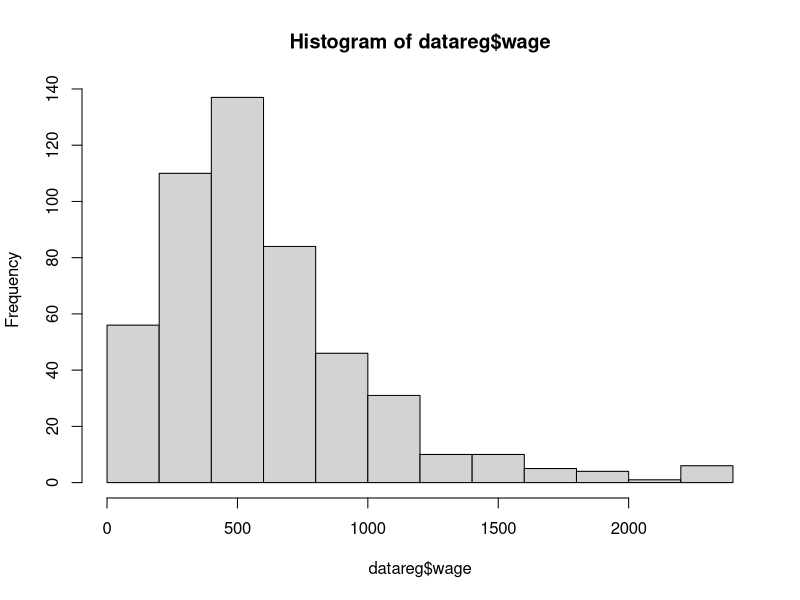
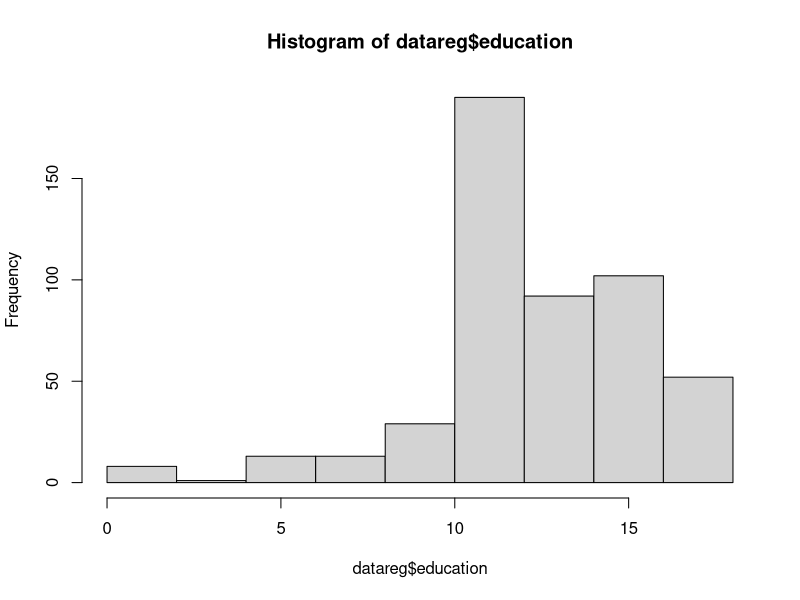
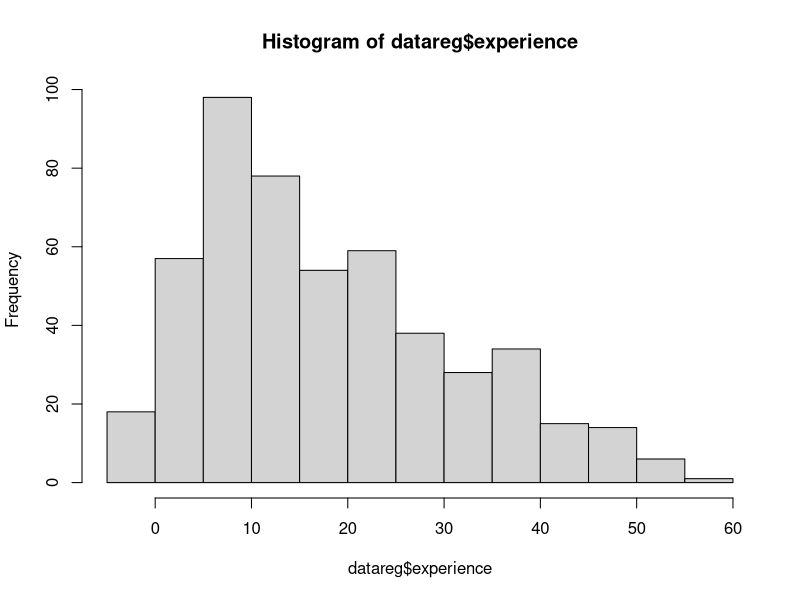
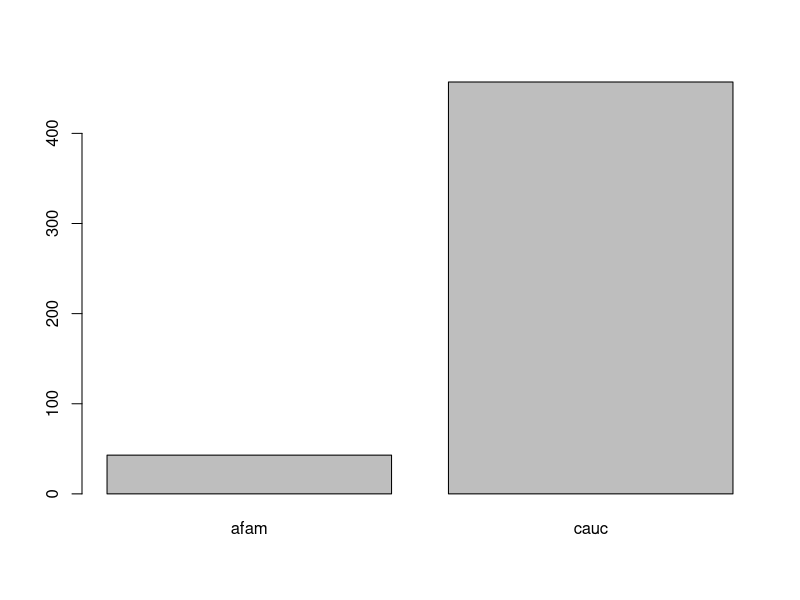
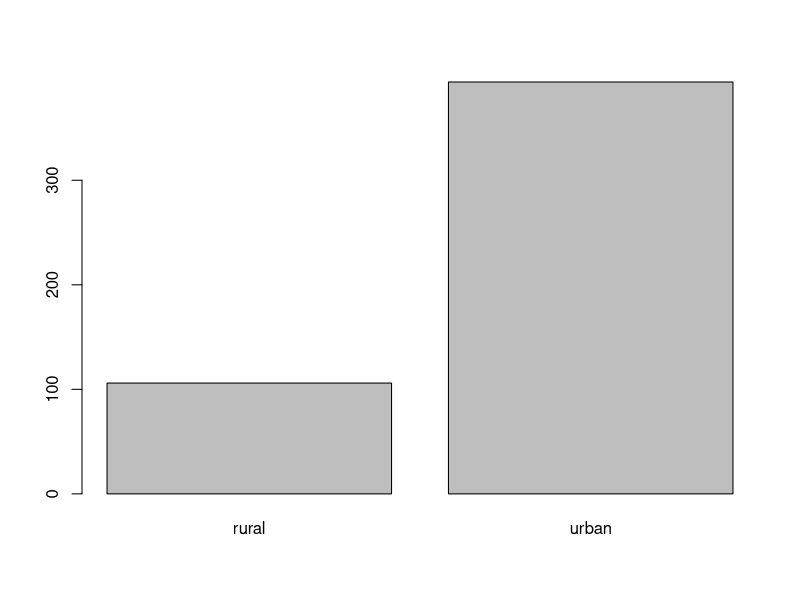
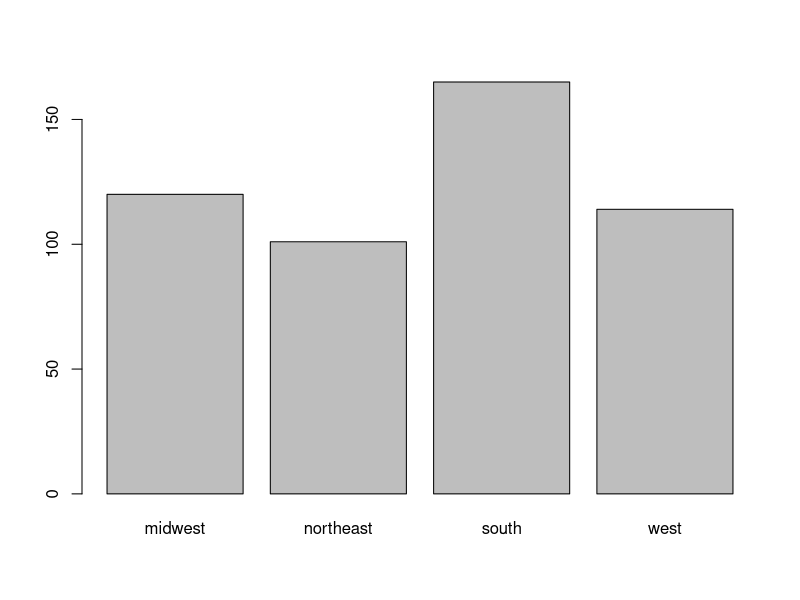
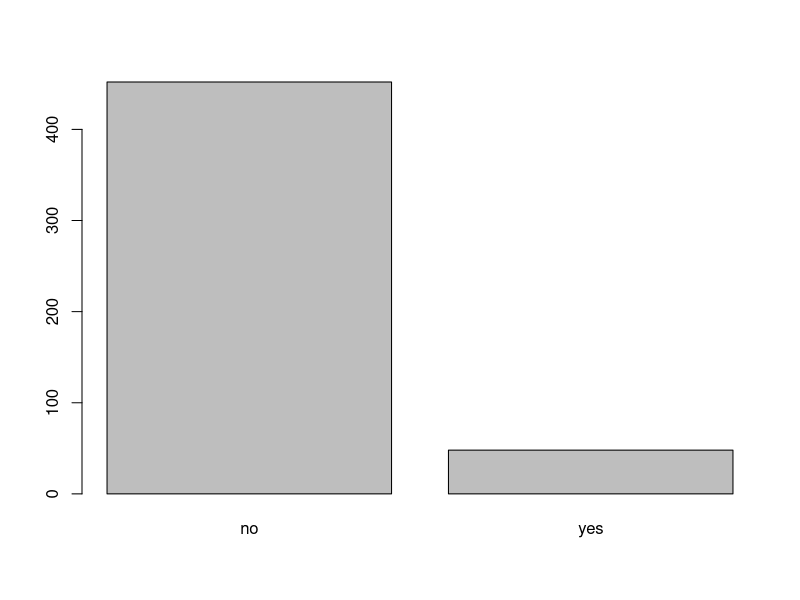
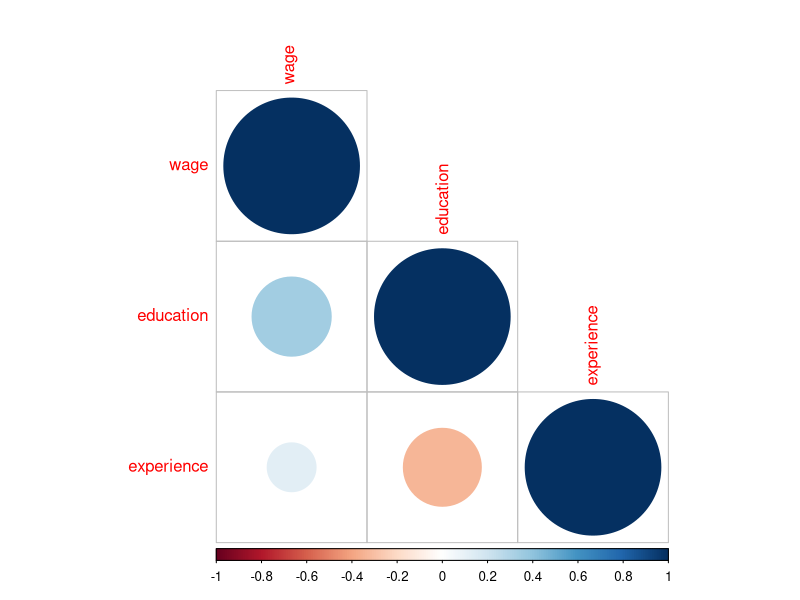

These figures' R source, in order:
## ---- chunk 1
datareg <- read.csv('data/wagedata.csv')
head(datareg)
## ---- chunk 2
str(datareg)
## ---- chunk 3
datareg$ethnicity <- as.factor(datareg$ethnicity)
datareg$area_type <- as.factor(datareg$area_type)
datareg$region <- as.factor(datareg$region)
datareg$parttime <- as.factor(datareg$parttime)
str(datareg)
## ---- chunk 4
summary(datareg)
## ---- chunk 5
hist(datareg$wage)
hist(datareg$education)
hist(datareg$experience)
## ---- chunk 6
barplot(table(datareg$ethnicity))
barplot(table(datareg$area_type))
barplot(table(datareg$region))
barplot(table(datareg$parttime))
## ---- chunk 7
kordata <- cor(datareg[,1:3])
round(kordata, 2)
## ---- chunk 8
library(corrplot)
corrplot(kordata, type="lower")
## ---- chunk 9
model1 <- wage ~ experience
reg1 <- lm(model1, data = datareg)
## ---- chunk 10
summary(reg1)
## ---- chunk 11
model2 <- log(wage) ~ experience
reg2 <- lm(model2, data = datareg)
summary(reg2)
## ---- chunk 12
model3 <- log(wage) ~ experience + area_type
reg3 <- lm(model3, data = datareg)
summary(reg3)
## ---- chunk 13
datareg$area_type <- relevel(datareg$area_type, ref = "urban")

model3 <- log(wage) ~ experience + area_type
reg3 <- lm(model3, data = datareg)
summary(reg3)
## ---- chunk 14
qqnorm(reg3$residuals)
qqline(reg3$residuals)
## ---- chunk 15
shapiro.test(reg3$residuals)
## ---- chunk 16
library(lmtest)
## ---- chunk 17
bptest(reg3) 
## ---- chunk 18
library(car)
## ---- chunk 19
vif(reg3)
## ---- chunk 20
dwtest(reg3)
## ---- chunk 21
# Boxplot
boxplot(wage ~ area_type, data = datareg, 
        main = "Upah Berdasarkan Tipe Area", 
        xlab = "Tipe Area", 
        ylab = "Dolar per Minggu", 
        col = "orange")
## ---- chunk 22
# Scatterplot
plot(datareg$experience, datareg$wage, 
     main = "Upah Berdasarkan Pengalaman Kerja", 
     xlab = "Pengalaman Kerja", 
     ylab = "Log Dolar per Minggu", 
     col = "blue")
line
## ---- chunk 23
# Scatterplot
plot(datareg$experience, log(datareg$wage), 
     main = "Upah Berdasarkan Pengalaman Kerja", 
     xlab = "Pengalaman Kerja", 
     ylab = "Log Dolar per Minggu", 
     col = "blue")
line
## ---- chunk 24
# Plot log(wage) terhadap experience
plot(log(datareg$wage) ~ datareg$experience,
     main = "Hubungan Upah dan Pengalaman Kerja",
     ylab = "Dolar per Minggu (Log)",
     xlab = "Pengalaman Kerja",
     pch = 20)

# Garis regresi pertama
abline(a = 5, b = 0.01, col = "blue", lty = 2) # lt = 2: garis putus-putus

# Garis regresi kedua dengan fungsi lm() atau OLS
abline(lm(log(wage) ~ experience, data = datareg), col = "red")

# Tambahkan label untuk kedua garis
legend("bottomright",
       legend = c("Garis Regresi: a = 5, b = 0.1", 
                  "Garis Regresi: OLS"),
       col = c("blue", "red"), # Warna garis
       lty = c(2, 1), # Jenis garis
       bty = "n") # Tidak ada kotak di sekitar legend
